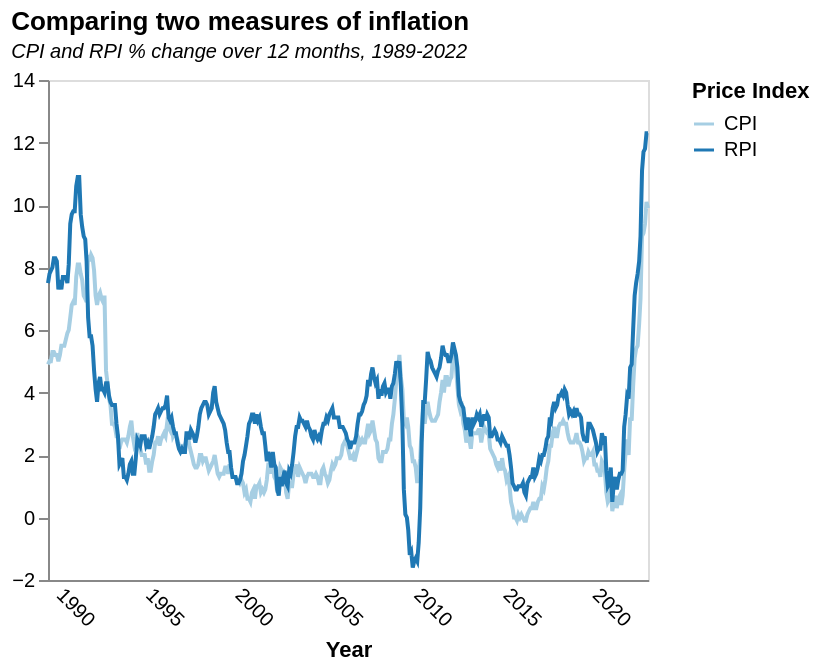

Here is the Vega-Lite specification saved for this chart:
### Vega-Lite specification from a JSON file in a GitHub repository (floating-point values rounded to 4 significant figures; data arrays with more than 128 entries replaced by an {"elided": "..."} marker saying what was removed)
{"$schema": "https://vega.github.io/schema/vega-lite/v5.json", "title": {"text": "Comparing two measures of inflation ", "subtitle": "CPI and RPI % change over 12 months, 1989-2022 ", "subtitleFontStyle": "italic", "subtitleFontSize": 10, "anchor": "start", "color": "black"}, "data": {"values": {"elided": "808 records"}}, "height": 250, "width": 300, "mark": {"type": "line"}, "encoding": {"x": {"field": "Date", "type": "temporal", "axis": {"title": "Year", "grid": false, "ticks": false, "labelAngle": 45}}, "y": {"field": "Value", "type": "quantitative", "axis": {"title": "", "grid": false}}, "color": {"field": "Price Index", "type": "nominal", "scale": {"scheme": "paired"}}}}
